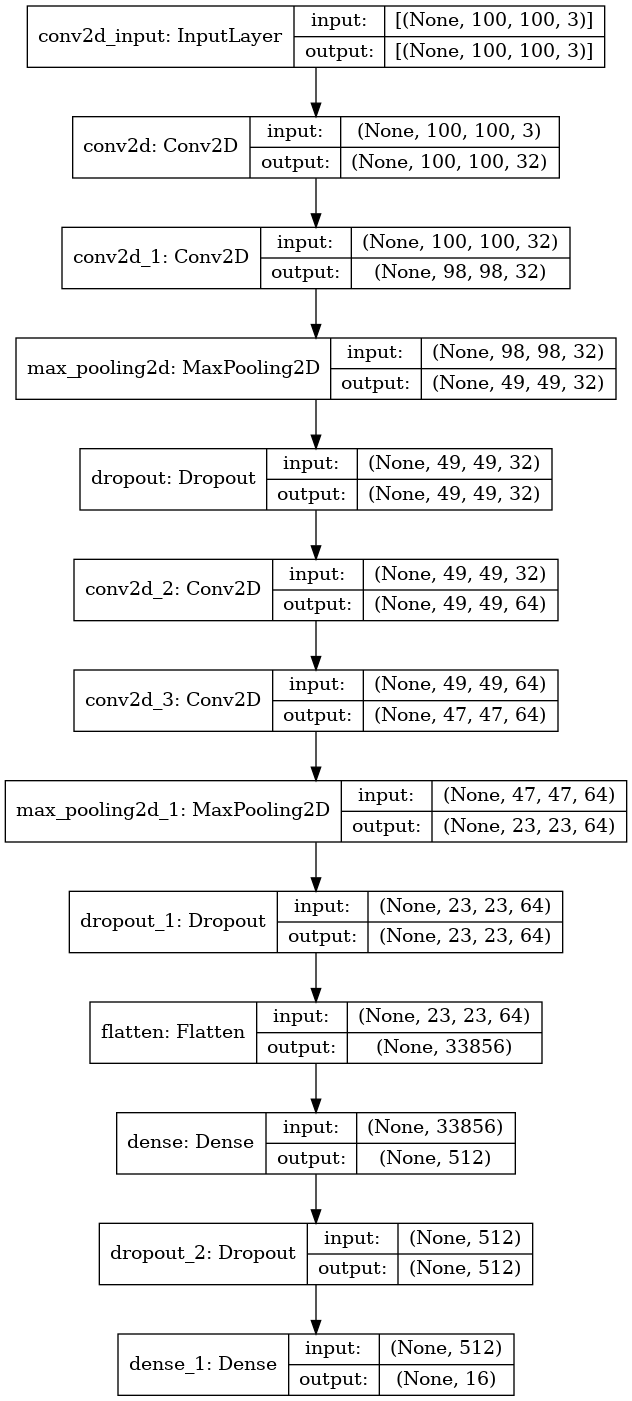
#> input picture photomath/src/occ/model.png, 632 x 1401 px
$ python -i text_detector.py   (imports and definitions only)
#> lines starting #> are read from the running program, lines starting #| are printed output that depends on the picture; after the words box and inside, x2 and y2 are one past the last pixel; in counts of white or black regions, pixels touching at a corner belong together
# import packages
import cv2
import numpy as np


class DetectorText:
    """Preprocess and image and return each detected texts:
        1. cropped image
        2. cropped image's bounding box coordinates
    """

    def __init__(self,
                 kernel_size_: tuple = (20, 20),
                 dilation_iterations_: int = 1,
                 debug_: bool = False) -> None:
        self.kernel_size = kernel_size_
        self.dilation_iterations = dilation_iterations_
        self.debug = debug_

    def __find_contours(self, img_: np.ndarray) -> list:
        """Preprocess image and find contours in the image

        Args:
            img_ (np.ndarray): Read image

        Returns:
            list: List of contours
        """
        # Convert the image to gray scale
        gray = cv2.cvtColor(img_, cv2.COLOR_BGR2GRAY)

        # Performing OTSU threshold
        ret, thresh1 = cv2.threshold(gray, 0, 255, cv2.THRESH_OTSU | cv2.THRESH_BINARY_INV)

        # Specify structure shape and kernel size.
        # Kernel size increases or decreases the area
        # of the rectangle to be detected.
        # A smaller value like (10, 10) will detect
        # each word instead of a sentence.
        rect_kernel = cv2.getStructuringElement(cv2.MORPH_RECT, self.kernel_size)

        # Applying dilation on the threshold image
        dilation = cv2.dilate(thresh1, rect_kernel, iterations=self.dilation_iterations)

        # Finding contours
        contours, hierarchy = cv2.findContours(dilation, cv2.RETR_EXTERNAL,
                                               cv2.CHAIN_APPROX_NONE)

        return contours

    @staticmethod
    def __draw_bounding_boxes(img_: np.ndarray, contours: list) -> list:
        """Draw bounding boxes around contours

        Args:
            img_ (np.ndarray): [description]
            contours (list) : [description]

        Returns:
            list: [description]
        """
        # List of cropped images and their bbox coordinates
        list_cropped_images_bbox = []
        # Creating a copy of image
        im2 = img_.copy()
        # Looping through the identified contours
        for idx, cnt in enumerate(contours):
            x, y, w, h = cv2.boundingRect(cnt)
            # # Drawing a rectangle on copied image
            # rect = cv2.rectangle(im2, (x, y), (x + w, y + h), (0, 255, 0), 2)
            rect = None
            # Cropping the text block for giving input to OCR
            cropped = im2[y:y + h, x:x + w]
            list_cropped_images_bbox.append((x,cropped))
        return list_cropped_images_bbox

    def detect_text(self, img: np.ndarray) -> list:
        contours = self.__find_contours(img)
        cropped_images_bbox = self.__draw_bounding_boxes(img, contours)
        return cropped_images_bbox

def example_pytesseract():
    import pytesseract
    img_read = cv2.imread("MathVisual/src/figures/handwritten-numbers.jpg")
    text_detector = DetectorText(kernel_size_=(3, 3))
    cropped_images_bbox_ = text_detector.detect_text(img_read)
    for idx_, cropped_dict_ in enumerate(cropped_images_bbox_):
        print(idx_)
        cropped_img = cropped_dict_['img']
        # Apply OCR on the cropped image
        text = pytesseract.image_to_string(cropped_img,
                                           config="--psm 10 --oem 3 -c tessedit_char_whitelist=0123456789+-x/()=")
        text = text if len(text) < 2 else text[0]
        cv2.imshow("Character: '{0}' ".format(text), cropped_img)
        cv2.waitKey(0)
    cv2.destroyAllWindows()
    print("Finished.")

>>> import cv2
>>> picture = cv2.imread('../../photomath/src/occ/model.png')
#> picture is the input picture: shape (1401, 632, 3); min 0, max 255, mean 239
>>> result = DetectorText().detect_text(picture)
#> in __find_contours, `ret, thresh1 = cv2.threshold(gray, 0, 255, cv2.THRESH_OTSU | cv2.THRES..`:
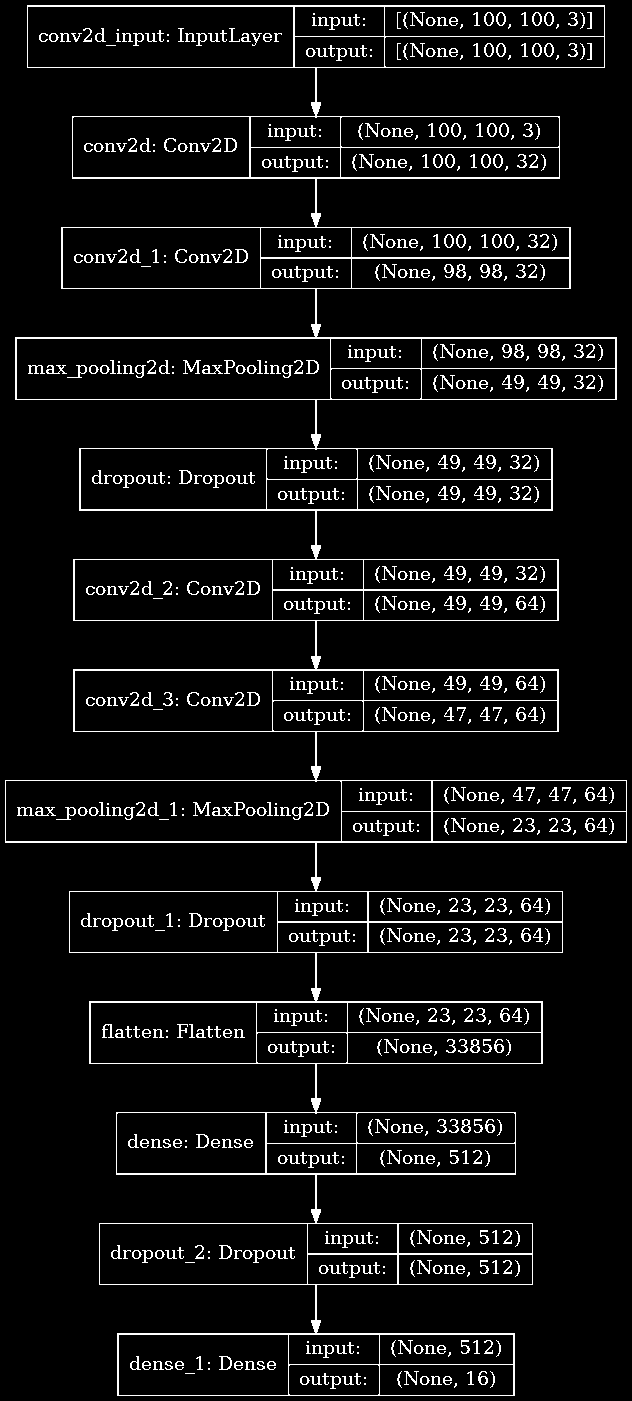
#> thresh1: shape (1401, 632); 6.6% white in thin lines or dots
#> in __find_contours, `ret, thresh1 = cv2.threshold(gray, 0, 255, cv2.THRESH_OTSU | cv2.THRES..`: ret = 146
#> in __find_contours, `dilation = cv2.dilate(thresh1, rect_kernel, iterations=self.dilation_i..`:
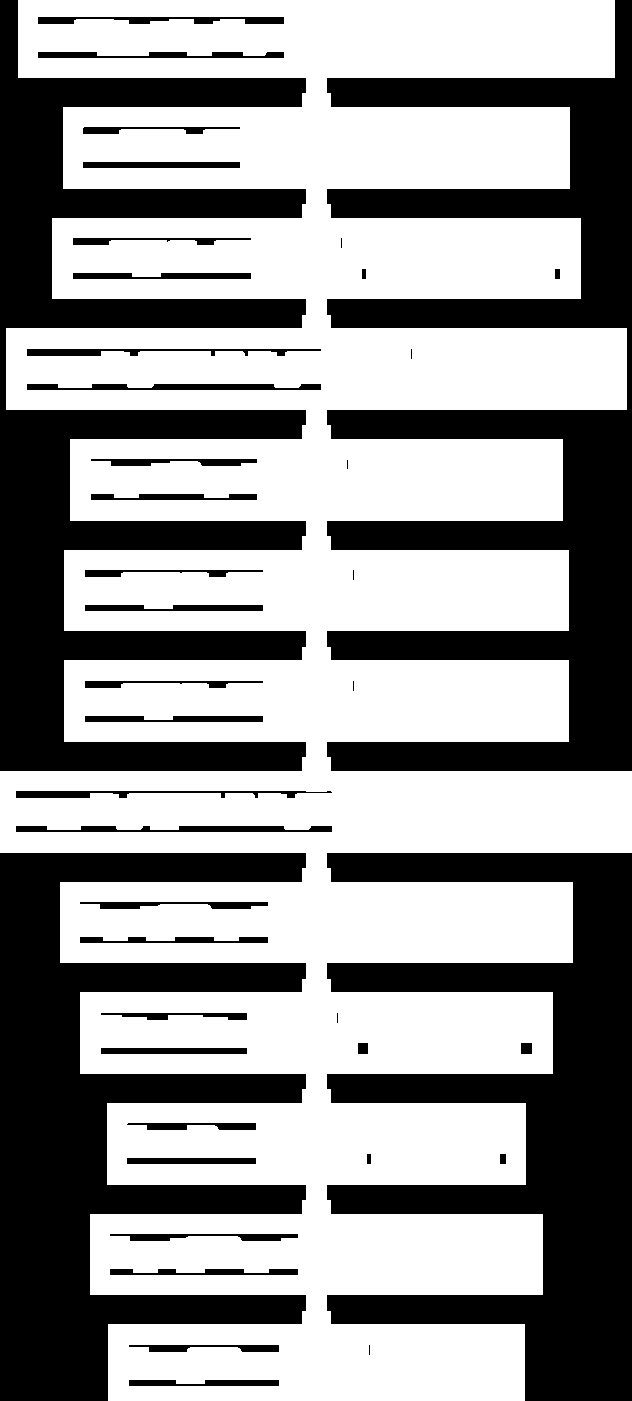
#> dilation: shape (1401, 632); 59.3% white; 43 black regions (7 under 20 px)
#> in __find_contours, `contours, hierarchy = cv2.findContours(dilation, cv2.RETR_EXTERNAL, cv..`: contours = 1 contour; box (x1, y1, x2, y2) and area: (0, 0, 632, 1401) 540819
#> the loop in __draw_bounding_boxes, `for idx, cnt in enumerate(contours):` made 1 pass
#> after the loop in __draw_bounding_boxes, `for idx, cnt in enumerate(contours):`: list_cropped_images_bbox = 1 item
#> result = 1 item
